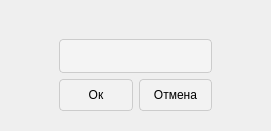
<?xml version="1.0" encoding="UTF-8"?>
<ui version="4.0">
 <class>OnCreateTable</class>
 <widget class="QWidget" name="OnCreateTable">
  <property name="geometry">
   <rect>
    <x>0</x>
    <y>0</y>
    <width>271</width>
    <height>131</height>
   </rect>
  </property>
  <property name="windowTitle">
   <string>Создание таблицы</string>
  </property>
  <widget class="QFrame" name="verticalFrame">
   <property name="geometry">
    <rect>
     <x>0</x>
     <y>0</y>
     <width>271</width>
     <height>131</height>
    </rect>
   </property>
   <property name="styleSheet">
    <string notr="true">QFrame {
margin: 0 50%;
}
QPushButton {
margin-top: 10px; 
margin-bottom: 20px;
margin-left: 0px;
margin-right: 0px;
max-height: 30px;
min-height: 30px;
background-color: rgba(255, 255, 255, 20%); 
border: 1px solid #ccc;
border-radius: 4px;
padding: 0;
}
QPushButton:hover {
    background-color: rgba(255, 255, 255, 80%);
}
QPushButton:pressed {
    background-color: rgba(255, 255, 255, 100%);
}

QLineEdit {
margin-top: 30px;
max-height: 30px;
min-height: 30px;
background-color: #F4F4F4;
color: #404040;
border: 1px solid #ccc;
padding: 1px 5px;
border-radius: 4px;
}

QLineEdit:hover, QLineEdit:focus {
    background-color: #FFFFFF;
    border: 1px solid #9B9B9B;
}
</string>
   </property>
   <layout class="QVBoxLayout" name="verticalLayout">
    <item>
     <widget class="QLineEdit" name="lineEdit">
      <property name="sizePolicy">
       <sizepolicy hsizetype="Expanding" vsizetype="Expanding">
        <horstretch>0</horstretch>
        <verstretch>0</verstretch>
       </sizepolicy>
      </property>
     </widget>
    </item>
    <item>
     <layout class="QHBoxLayout" name="horizontalLayout" stretch="0,0">
      <property name="sizeConstraint">
       <enum>QLayout::SetDefaultConstraint</enum>
      </property>
      <item>
       <widget class="QPushButton" name="pushButton">
        <property name="sizePolicy">
         <sizepolicy hsizetype="Expanding" vsizetype="Expanding">
          <horstretch>0</horstretch>
          <verstretch>0</verstretch>
         </sizepolicy>
        </property>
        <property name="text">
         <string>Ок</string>
        </property>
        <property name="shortcut">
         <string>Return</string>
        </property>
       </widget>
      </item>
      <item>
       <widget class="QPushButton" name="pushButton_2">
        <property name="sizePolicy">
         <sizepolicy hsizetype="Expanding" vsizetype="Expanding">
          <horstretch>0</horstretch>
          <verstretch>0</verstretch>
         </sizepolicy>
        </property>
        <property name="text">
         <string>Отмена</string>
        </property>
        <property name="shortcut">
         <string>Esc</string>
        </property>
       </widget>
      </item>
     </layout>
    </item>
   </layout>
  </widget>
 </widget>
 <resources/>
 <connections>
  <connection>
   <sender>pushButton_2</sender>
   <signal>clicked()</signal>
   <receiver>OnCreateTable</receiver>
   <slot>close()</slot>
   <hints>
    <hint type="sourcelabel">
     <x>174</x>
     <y>100</y>
    </hint>
    <hint type="destinationlabel">
     <x>135</x>
     <y>65</y>
    </hint>
   </hints>
  </connection>
 </connections>
</ui>
